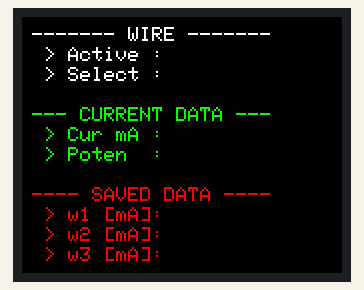
Simulated run of this sketch. Board: Arduino Mega 2560, built with avr-gcc and run on an emulated ATmega2560. Parts: 160×128 colour display. What the sketch prints to the serial monitor is not drawn.

Above: at 0.2 s.
At 1.2 s:
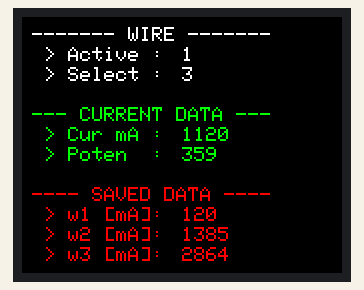
At 2.3 s:
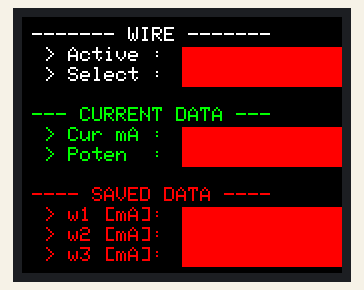

Measured:
- by itself, everything shown: repeats every 3.0 s, in 3 steps
- what the display in image 1 shows lasts 1.0 s, from 1.2 s to 2.2 s

The sketch:

testScreen.ino
```cpp
#include <Adafruit_GFX.h>    // Core graphics library
#include <Adafruit_ST7735.h> // Hardware-specific library for ST7735
#include <Adafruit_ST7789.h> // Hardware-specific library for ST7789
#include <SPI.h>


#define LCD_CS          53
#define LCD_SCK         52
#define LCD_MOSI        51
#define LCD_MISO        50
#define LCD_RST         49
#define LCD_CCS         48
#define LCD_DC          47


// For ST7735-based displays, we will use this call
Adafruit_ST7735 tft = Adafruit_ST7735(LCD_CS, LCD_DC, LCD_MOSI, LCD_SCK, LCD_RST);


void setup() {
  uint16_t time = millis();

  // put your setup code here, to run once:
  Serial.begin(115200);
  init_screen();
}

void loop() {
  // put your main code here, to run repeatedly:
  set_fixPrint();

  set_clearAllData(ST77XX_BLACK);
  delay(1000);

  // print random things
  testdrawtext("1" ,       ST77XX_WHITE,   80, 15);
  testdrawtext("3" ,       ST77XX_WHITE,   80, 25);

  testdrawtext("1120 " ,   ST77XX_GREEN,   80, 55);
  testdrawtext("359  " ,   ST77XX_GREEN,   80, 65);

  testdrawtext("120 " ,   ST77XX_RED,     80, 95);
  testdrawtext("1385 " ,   ST77XX_RED,     80, 105);
  testdrawtext("2864 " ,   ST77XX_RED,     80, 115);
  delay(1000);

  set_clearAllData(ST77XX_RED);
  delay(1000);

}

void init_screen(){
  int periode = millis();
  Serial.println("Initialisation de l'écran");

  // Use this initializer if using a 1.8" TFT screen:
  tft.initR(INITR_BLACKTAB);      // Init ST7735S chip, black tab
  tft.setRotation(1);             // Config the good sreen rotation
  tft.fillScreen(ST77XX_BLACK);   // Background in black

  periode = millis() - periode;
  Serial.println("Initialisation finis. DUREE : " + String(periode) + " ms");
}

void set_fixPrint(){
  testdrawtext("------- WIRE -------" , ST77XX_WHITE,   5, 5);
  testdrawtext(" > Active : " ,         ST77XX_WHITE,   5, 15);
  testdrawtext(" > Select : " ,         ST77XX_WHITE,   5, 25);

  testdrawtext("--- CURRENT DATA ---" , ST77XX_GREEN,   5, 45);
  testdrawtext(" > Cur mA : " ,      ST77XX_GREEN,   5, 55);
  testdrawtext(" > Poten  : " ,      ST77XX_GREEN,   5, 65);

  testdrawtext("---- SAVED DATA ----" , ST77XX_RED,     5, 85);
  testdrawtext(" > w1 [mA]: " ,          ST77XX_RED,     5, 95);
  testdrawtext(" > w2 [mA]: " ,          ST77XX_RED,     5, 105);
  testdrawtext(" > w3 [mA]: " ,          ST77XX_RED,     5, 115);
}

void set_clearAllData(uint16_t color){
  // For WIRE CATEGORY
  tft.fillRect(80, 15, 100, 20 , color );

  // For CURRENT DATA CATEGORY
  tft.fillRect(80, 55, 100, 20 , color );

  // For SAVED DATA CATEGORY
  tft.fillRect(80, 95, 100, 30 , color );
}

void testdrawtext(char *text, uint16_t color, int x, int y) {
  tft.setCursor(x, y);
  tft.setTextColor(color);
  tft.setTextWrap(true);
  tft.print(text);
}
```
